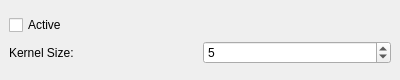
<?xml version="1.0" encoding="UTF-8"?>
<ui version="4.0">
 <class>MedianWidget</class>
 <widget class="QWidget" name="MedianWidget">
  <property name="geometry">
   <rect>
    <x>0</x>
    <y>0</y>
    <width>400</width>
    <height>80</height>
   </rect>
  </property>
  <property name="windowTitle">
   <string>Form</string>
  </property>
  <layout class="QVBoxLayout" name="verticalLayout">
   <property name="spacing">
    <number>6</number>
   </property>
   <property name="leftMargin">
    <number>9</number>
   </property>
   <property name="topMargin">
    <number>9</number>
   </property>
   <property name="rightMargin">
    <number>9</number>
   </property>
   <property name="bottomMargin">
    <number>9</number>
   </property>
   <item>
    <layout class="QGridLayout" name="gridLayout">
     <item row="0" column="0">
      <widget class="QCheckBox" name="active_checkbox">
       <property name="toolTip">
        <string>Enable/disable median filtering for noise reduction</string>
       </property>
       <property name="text">
        <string>Active</string>
       </property>
      </widget>
     </item>
     <item row="1" column="0">
      <widget class="QLabel" name="kernel_size_label">
       <property name="text">
        <string>Kernel Size:</string>
       </property>
      </widget>
     </item>
     <item row="1" column="1">
      <widget class="QSpinBox" name="kernel_size_spinbox">
       <property name="toolTip">
        <string>Size of the median filter kernel. Must be odd and >= 3. Larger values produce stronger smoothing</string>
       </property>
       <property name="minimum">
        <number>3</number>
       </property>
       <property name="maximum">
        <number>21</number>
       </property>
       <property name="singleStep">
        <number>2</number>
       </property>
       <property name="value">
        <number>5</number>
       </property>
      </widget>
     </item>
    </layout>
   </item>
  </layout>
 </widget>
 <resources/>
 <connections/>
</ui> 
